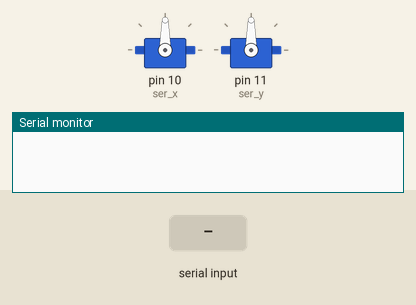
Bench run of a sketch on a simulated Arduino Uno, built with avr-gcc and run on an emulated ATmega328P. Shown: 2 × servo, the last lines printed to the serial monitor. Inputs (shaded band) come from the test bench.

Above: at 1.2 s.
1.3 s: "Y" received over Serial
At 2.0 s:
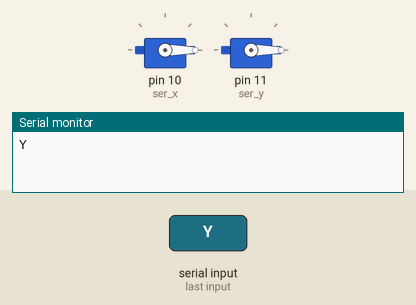
2.8 s: "30,150\n" received over Serial
At 3.3 s:
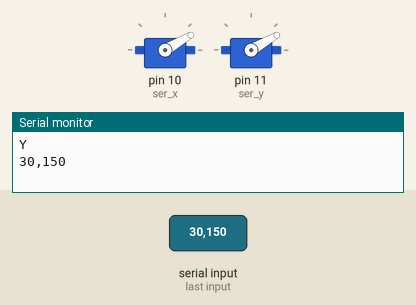
4.3 s: "200\n" received over Serial
At 5.5 s:
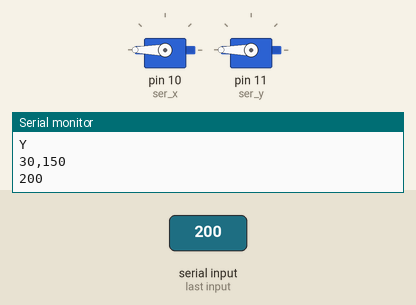
5.8 s: "90,45\n" received over Serial
At 6.8 s:
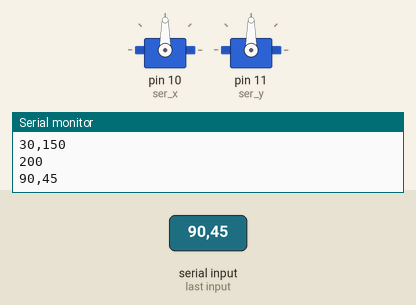
Timing chart, 0 to 8.3 s (numbered marks = the images above; inputs shaded):
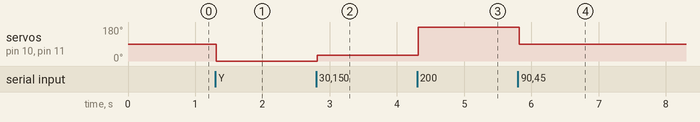

The sketch:

wuwu.ino
```cpp
#include <Servo.h>

Servo ser_x;
Servo ser_y;

String serial_data;

void setup() {
  ser_x.attach(10);
  ser_y.attach(11);
  Serial.begin(9600);
  Serial.setTimeout(10);
}

void loop() {
}

void serialEvent() {
  serial_data = Serial.readString();
  Serial.println(serial_data);
  ser_x.write(parse_data_x(serial_data));
  ser_y.write(parse_data_y(serial_data));
}

int parse_data_x(String data) {
  data.remove(data.indexOf("Y"));
  data.remove(data.indexOf("X"), 1);
  return data.toInt();
}

int parse_data_y(String data) {
  data.remove(0, data.indexOf("Y") + 1);
  return data.toInt();
}
```

Measured:
- after the input at 1.3 s, servo on pin 10 (ser_x), servo on pin 11 (ser_y): 90° → 0° at once
- after the input at 2.8 s, servo on pin 10 (ser_x), servo on pin 11 (ser_y): 0° → 30° at once
- after the input at 4.3 s, servo on pin 10 (ser_x), servo on pin 11 (ser_y): 30° → 180° at once
- after the input at 5.8 s, servo on pin 10 (ser_x), servo on pin 11 (ser_y): 180° → 90° at once
